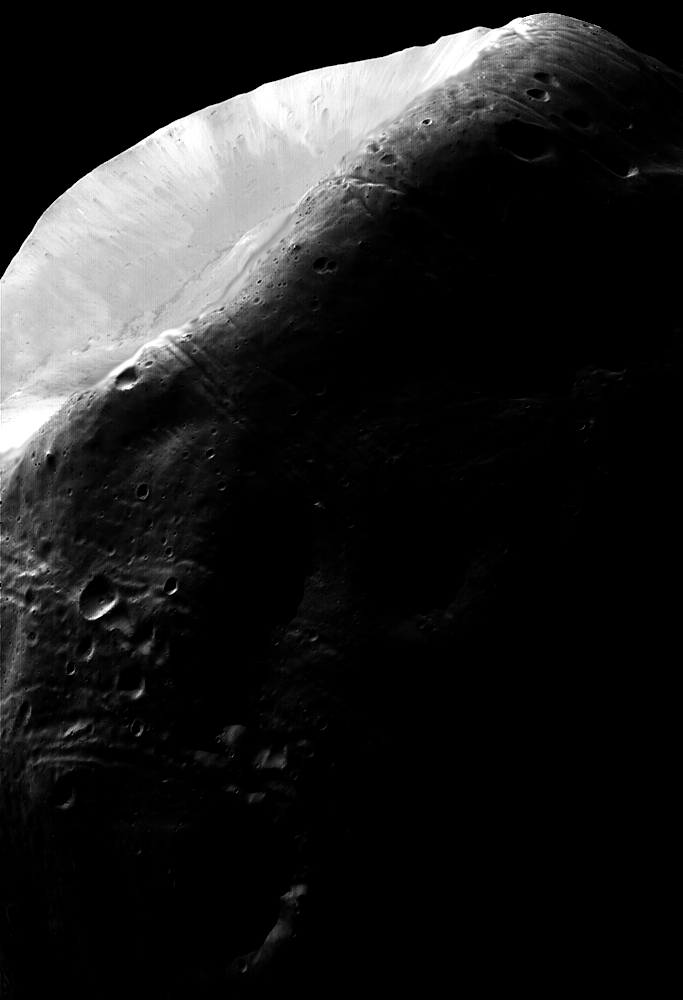
#> input picture tareas/tarea5/Fig0310(a).tif, 683 x 1000 px
$ jupyter execute Tarea5_Code.ipynb
#> lines starting #> are read from the running program, lines starting #| are printed output that depends on the picture
<a href="https://colab.research.google.com/github/BubuDavid/Fundamentos-de-Procesamiento-Digital-de-Imagenes/blob/main/tareas/tarea5/Tarea5_Code.ipynb" target="_parent"></a>

Se puede ver el notebook con el código en el siguiente link: https://colab.research.google.com/drive/1n_mdrrlk70UcSYfYx_mTJAAjscOYi1iF?usp=sharing

# Imports

[cell 1]
# Importando librerías
import cv2 # Para manejar imágenes
import matplotlib.pyplot as plt # Para visualizar las imágenes (Se puede hacer de otra manera con una librería de google pero meh, este está bueno)
import numpy as np # Para operar matrices de manera sencilla

# Funciones auxiliares

[cell 2]
# Desplegar histogramas
def show_histograms(imgs, bin_value = 20, colors = [None, "g"], titles = ["Normal", "No normal"], normalized = True, edgecolor = "black", cumulative = False, size = (15, 5), **kwargs):
	"""Muestra y regresa histogramas de las imágenes que le pases.

	Args:
		imgs (List[np.array]): Lista de imágenes a calcular sus histograms
		bin_value (int, optional): Rango de los bins en nuestros plots. Recomendado 20.
		colors (list, optional): Lista de colores para los histogramas. Recomendado [None, "g"].
		titles (list, optional): Lista de títulos para los histogramas. Recomendado ["Normal", "No normal"].
		normalized (bool, optional): Dicta si los histogramas están normalizados o no. Recomendado True.
		edgecolor (str, optional): El color del borde de cada bin, también se puede dejar en None si no quieres borde. Recomendado "black".
		cumulative (bool, optional): Esto indica si los histogramas son acumultivos o no. Recomendado False.
		size (tuple, optional): Tamaño de las gráficas. Recomendado (15, 5).

	Returns:
		hist: Lista con los histogramas calculados.
		bins: Lista con los bins calculados aunque usualmente son iguales todos.
	"""
	if type(imgs) != list:
		imgs = [imgs]
	if type(titles) != list:
		titles = [titles]

	flattens = np.array(list(map(lambda img: img.ravel(), imgs)))
	bins = np.array([np.linspace(0, 255, bin_value) for i in range(len(imgs))])
	hists = []
	fig, ax = plt.subplots(1, len(imgs), figsize = size)

	if len(imgs) == 1:
		img, b = imgs[0], bins[0]

		hist, b = np.histogram(img, bins = b)
		if normalized:
			hist = hist / img.size
		if cumulative:
			hist = np.cumsum(hist)
		ax.hist(b[:-1], b, weights = hist, color = colors[0], edgecolor = edgecolor, **kwargs)
		ax.set_title(titles[0])
		return hist, b
	else:
		for index in range(len(flattens)):
			img, b = imgs[index], bins[index]
			hist, b = np.histogram(img, bins = b)
			if normalized:
				hist = hist / img.size
			if cumulative:
				hist = np.cumsum(hist)

			ax[index].hist(b[:-1], b, weights = hist, color = colors[index], edgecolor = edgecolor, **kwargs)
			ax[index].set_title(titles[index])
			hists.append(hist)
	return hists, bins

[cell 3]
# [9 lines left out: function imcomplement, not called in this run]

[cell 4]
# Credits: https://www.nzfaruqui.com/contrast-stretching-in-image-processing-using-matlab/
# [32 lines left out: function imadjust, not called in this run]

[cell 5]
# Mostrar imágenes
def show_img(img, size = (7, 7), is_gray = True, info = False):
	"""Muestra una imagen con tamaño específico.

	Args:
		img (np.array): Imagen que se desea mostrar
		size (tuple, optional): Tamaño relativo de la imagen. Recomendado (7, 7).
		is_gray (bool, optional): Si la imagen es en blanco y negro activar. Recomendado True.
		info (bool, optional): Muestra información de la imagen como el alto, ancho, cantidad de pixeles, etc. Recomendado False.
	"""
	fig, axs = plt.subplots(figsize=size)
	if is_gray:
		axs.imshow(img, cmap='gray', vmin=0, vmax=255)
	else:
		axs.imshow(img)
	axs.axis("off")

	if info:
		print(f"Imagen de dimensiones: {img.shape}, con un total de {img.size} pixeles")

[cell 6]
# Mostrar varias imágenes
def show_imgs_row(imgs, size = (7,7), is_gray = True, info = False, titles = None):
	"""Muestra imágenes en una sola fila (se recomiendan menos de 5 imágenes para mejor visibilidad)

	Args:
		imgs (List[np.array]): Lista de imágenes a desplegar
		size (tuple, optional): Tamaño relativo de cada imagen a desplegar. Recomendado (7,7).
		is_gray (bool, optional): Si es o no blanco y negro. Recomendado True.
		info (bool, optional): Muestra información de la imagen como el alto, ancho, cantidad de pixeles, etc. Recomendado False.
		titles (_type_, optional): Lista de títulos para la imagen. Recomendado None.
	"""
	schema = (1, len(imgs))
	options = {}
	if is_gray:
		options["cmap"] = "gray"
		options["vmin"] = 0
		options["vmax"] = 255

	fig, axs = plt.subplots(*schema, figsize=size)

	for index in range(len(imgs)):
		axs[index].imshow(imgs[index], **options)
		axs[index].axis("off")
		if titles:
			axs[index].set_title(titles[index])

[cell 7]
# Leer imagen en escala de grises
def read_img(img_name, **kwarg):
	"""Lee imágenes con ayuda de opencv y la muestra

	Args:
		img_name (str): Nombre del path donde se encuentra la imagen

	Returns:
		np.array: Retorna la imagen que se leyó después de mostrarla
	"""
#> called with img_name = 'Fig0310(a).tif'
	img = cv2.imread(img_name, cv2.IMREAD_GRAYSCALE)
#> img is the input picture: shape (1000, 683); min 0, max 255, mean 31.7
	show_img(img, is_gray = True, info = True, **kwarg)
#| Imagen de dimensiones: (1000, 683), con un total de 683000 pixeles
	return img

[cell 8]
# [11 lines left out: function binarize, not called in this run]

[cell 9]
def equalize_hist(img):
	"""Función que ecualiza el histograma de una imagen

	Args:
		img (np.array): Imagen a ser ecualizada

	Returns:
		equ_img: Imagen Ecualizada
	"""
	return cv2.equalizeHist(img)

# 1. Usando la imagen Fig0310(a).tif:

[cell 10]
img = read_img("Fig0310(a).tif")

## a. Reporte la función de distribución de probabilidades de las intensidades (recuerde, histograma normalizado).

[cell 11]
# Histograma normalizado
hist, bins = show_histograms(
    imgs = [img],
    titles = [
        "Histograma normalizado de las intensidades"
    ],
)
#> in show_histograms, `img, b = imgs[0], bins[0]`: b = 20 values from 0 to 255
#> in show_histograms, `hist, b = np.histogram(img, bins = b)`: hist = 19 values, max 520222 at index 0, min 2264 at index 10, mean 35947.4
#> in show_histograms, `hist = hist / img.size`: hist = 19 values, max 0.762 at index 0, min 0.00331 at index 10, mean 0.0526
#> bins = 20 values from 0 to 255
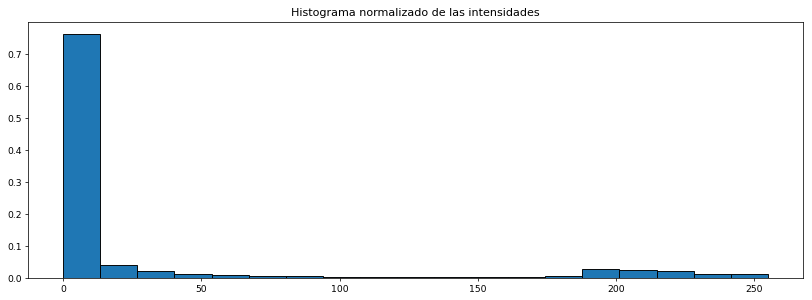
#> figure drawn by matplotlib, 1 panel; tallest bar 0.762 high, from x = -8.88e-16 to 13.42

## b. Calcule la función de distribución acumulada (histograma acumulado normalizado).

[cell 12]
# Histograma acumulado
hist, bins = show_histograms(
    imgs = [img],
    titles = [
        "Histograma normalizado de las intensidades"
    ],
    cumulative = True,
    colors = ["g"],
    bin_value = 256
)
#> hist = 255 values from 0.618 to 1; bins = 256 values from 0 to 255
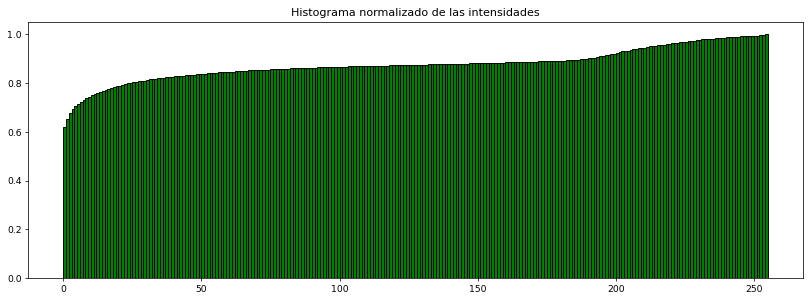
#> figure drawn by matplotlib, 1 panel; tallest bar 1 high, from x = 254 to 255

## c. Aplique la transformación de ecualización, observe que al aplicar la transformación, obtendrá una imagen entre 0 y 1 (dado que calculó la función con un histograma normalizado, ahora transforme linealmente el valor de 0 a 1 de la imagen a una nueva imagen de 0 a 255 y muestre la imagen resultante, no olvide usar los [] en imshow.

[cell 13]
equ = equalize_hist(img)
#> in equalize_hist, `return cv2.equalizeHist(img)`:
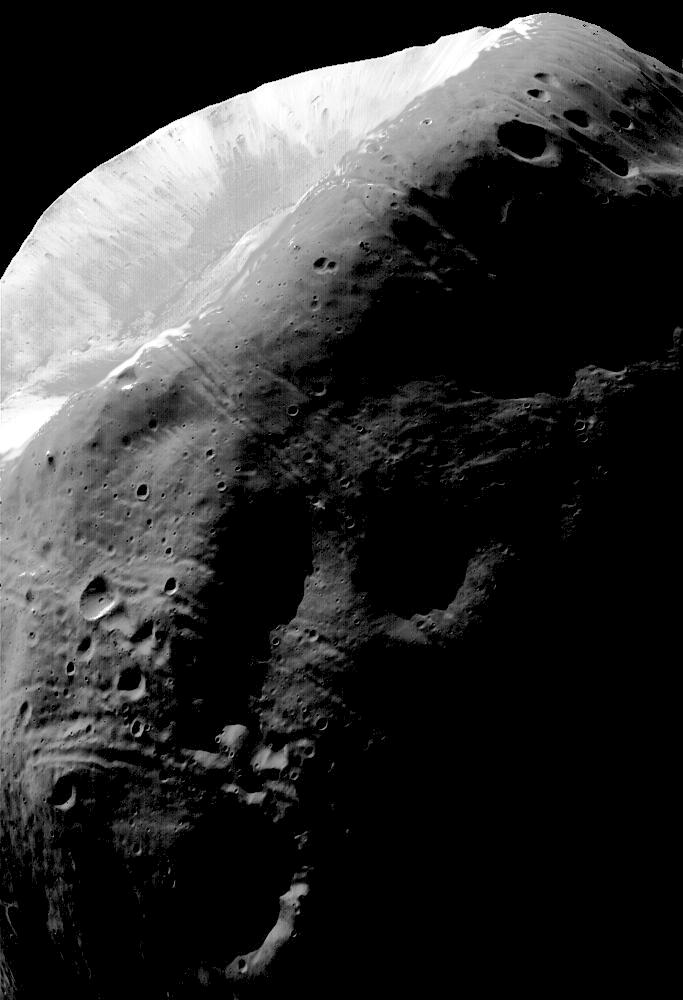
#> returned value: shape (1000, 683); min 0, max 255, mean 49.8
show_imgs_row(
    [img, equ],
    is_gray = True,
    size = (10, 10),
    titles = [
        "Imagen Original",
        "Imagen Ecualizada",
    ]
)
#> in show_imgs_row, `schema = (1, len(imgs))`: schema = (1, 2)
#> the loop in show_imgs_row, `for index in range(len(imgs)):` made 2 passes
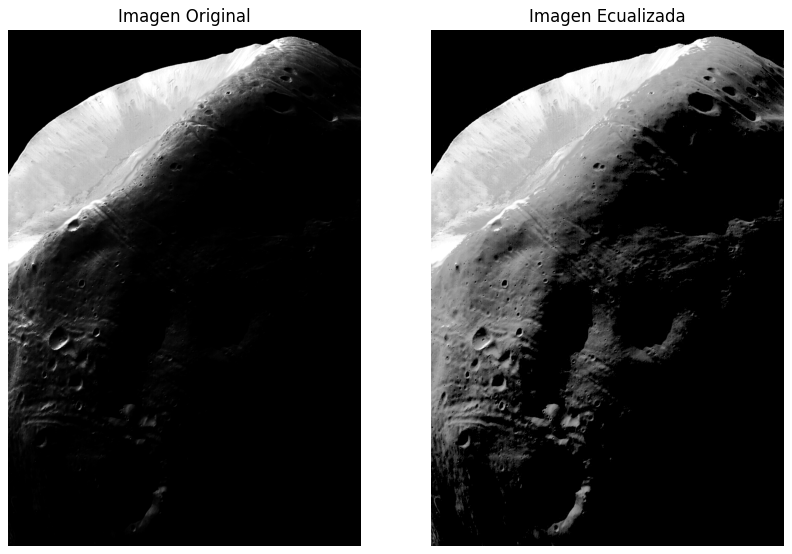
#> figure drawn by matplotlib, 2 panels

Podemos notar que la función de ecualización que ya viene incluida con CV2 es más que suficiente para realizar la tarea, por lo tanto no lo tengo que programar yo ¡Hurra por mí! También note que esta función en realidad me arroja una imagen con rangos de intensidades de 0 a 255, por lo tanto no tengo que hacer ningún tipo de transformación extra.

## d. A la imagen obtenida, calcule su función de distribución de probabilidades de las intensidades ¿obtuvo una distribución uniforme?

[cell 14]
hists, bins = show_histograms(
    [img, equ],
    titles = [
        "Histograma de imagen original",
        "Histograma de imagen ecualizada"
    ],
    size = (20, 4),
)
#> hists = 2 items
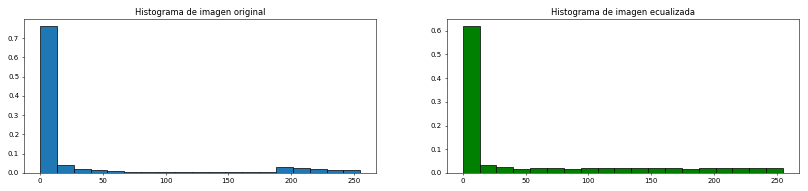
#> figure drawn by matplotlib, 2 panels; panel 1: tallest bar 0.762 high, from x = -8.88e-16 to 13.42; panel 2: tallest bar 0.618 high, from x = -8.88e-16 to 13.42

## e. A la imagen obtenida, calculele la función de distribución acumulada ¿Obttuvo una rampa? ¿Qué explicación puede darle a los resultados del inciso d y e?

## f. ¿Mejora sustancialmente la ecualización para ver detalles de la luna de Marte?

[cell 15]
# Histograma acumulado
hist, bins = show_histograms(
    imgs = [img, equ],
    titles = [
        "Distribución acumulada de intensidades para la imagen original",
        "Distribución acumulada de intensidades para la imagen ecualizada"
    ],
    cumulative = True,
    bin_value = 256,
    edgecolor = None
)
#> hist = 2 items
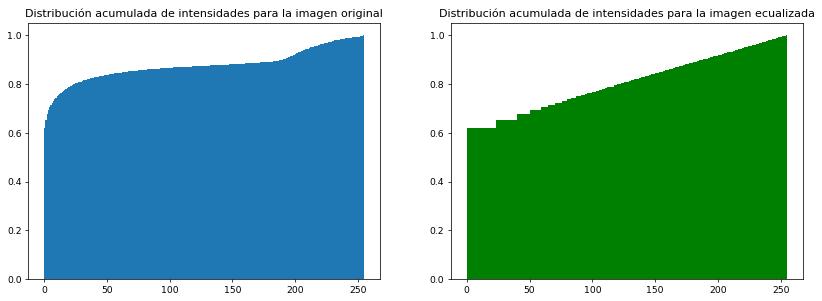
#> figure drawn by matplotlib, 2 panels; panel 1: tallest bar 1 high, from x = 254 to 255; panel 2: tallest bar 1 high, from x = 254 to 255
